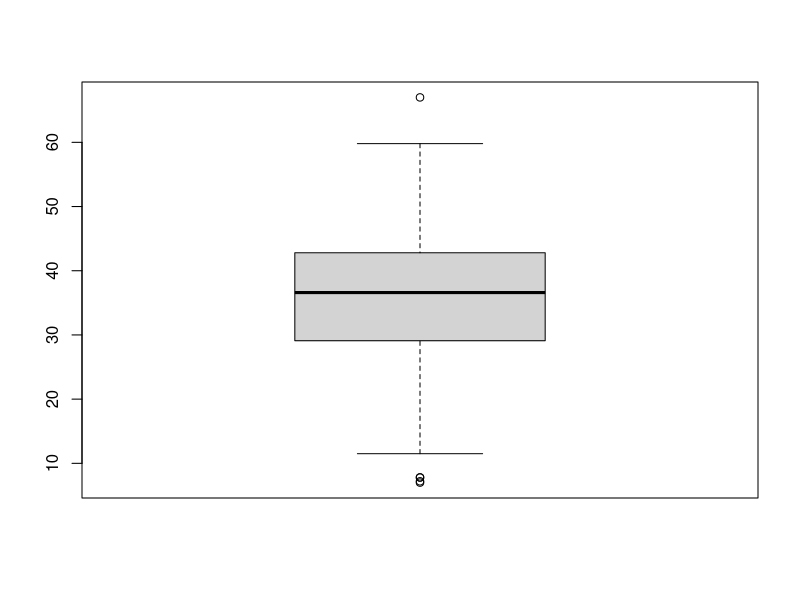
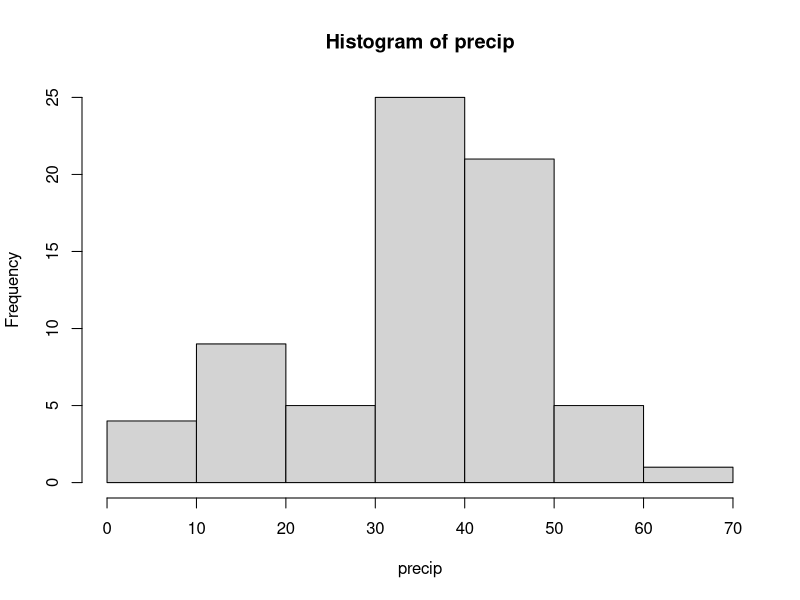

Write the R code that produced these figures, in order. (Note: this script raises an error after producing the figures.)
precip
mean(precip)
sd(precip)
summary(precip)
ll = mean(precip) - (sd(precip))
ul = mean(precip) + (sd(precip))
boxplot(precip)
print(paste("Confidence Interval for rainfall in the US is: (", round(ll, 2), ", ", round(ul, 2), ")."))

qnorm(.90, 34.89, 13.71)


###############################################################
# xbar +- critv * se
hist(precip)
n = length(precip)
xbar = mean(precip)
critv = qt(1 - 0.1/2, n - 1)
sdev = sd(precip)
se = sd/sqrt(n)
half = critv * se
xbar + c(-1, 1) * half

# or conduct a t.test(precip)

t.test(precip)
t.test(precip, conf.level = .90)$conf.int
t.test(precip, conf.level = .90)$p.value
